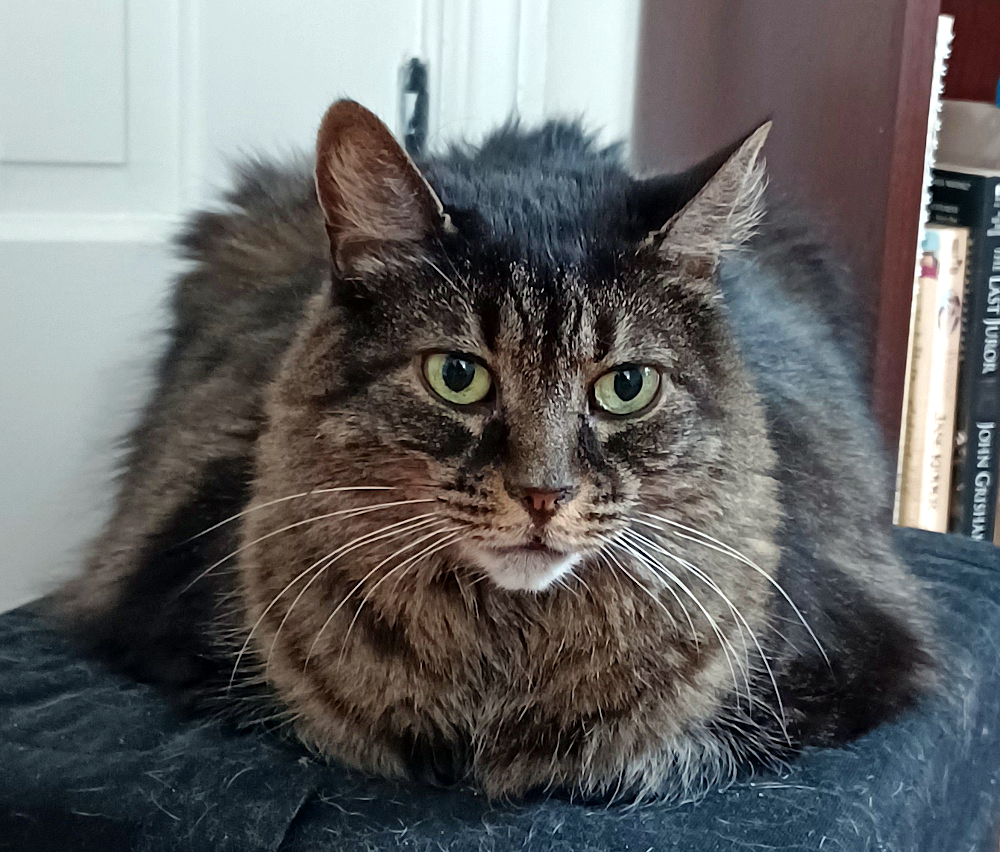
#> input picture data/images/layla.png, 1000 x 852 px, found by its file name
$ python halfedge.py
#> lines starting #> are read from the running program, lines starting #| are printed output that depends on the picture
import numpy as np
from scipy import sparse
from scipy.spatial import Delaunay
import skimage
import matplotlib.pyplot as plt
from matplotlib.patches import Polygon
from numba import njit
import time

NULL_HALF_EDGE = -1
BOUNDARY_HALF_EDGE = -1
BOUNDARY_FACE = -1
N_GHOST_VERTICES = 4


@njit(cache=True)
def color_helper(
    image_dx: np.ndarray,
    centers: np.ndarray,
    vertices: np.ndarray,
    he_face: np.ndarray,
    he_tip: np.ndarray,
    he_pair: np.ndarray,
) -> np.ndarray:
    height = image_dx.shape[0]
    width = image_dx.shape[1] - 1
    colors = np.zeros((vertices.shape[0], 3))
    counts = np.zeros(vertices.shape[0])
    for he in range(len(he_tip)):
        if he_face[he] == -1 or he_face[he_pair[he]] == -1:
            continue
        a, b = centers[he], centers[he_pair[he]]
        sign = 1
        if b[0] < a[0]:
            sign = -1
            a, b = b, a
        i_lo = max(int(np.ceil(a[0] - 0.5)), 0)
        i_hi = min(int(np.ceil(b[0] - 0.5)), height)
        if i_hi <= i_lo:
            continue
        i = np.arange(i_lo, i_hi)
        y = a[1] + (i + 0.5 - a[0]) * (b[1] - a[1]) / (b[0] - a[0])
        js = np.asarray(y + 0.5, dtype=np.int32)  # pixels left of the boundary
        js[js < 0] = 0
        js[js > width] = width
        v = he_tip[he]
        colors[v] += sign * np.sum(image_dx[i, js], axis=0)
        counts[v] += sign * js.sum()
    n_vertices = vertices.shape[0] - N_GHOST_VERTICES
    colors = colors[:n_vertices] / counts[:n_vertices, None]
    return colors


class HalfEdgeMesh:
    def __init__(self, vertices: np.ndarray, tris: np.ndarray) -> None:
        """
        Assume that tris are consistently oriented
        """
        self.vertices = vertices
        self.tris = tris
        n_vertices = vertices.shape[0]
        n_tris = tris.shape[0]
        he_index = np.arange(tris.size).reshape(tris.shape)
        he_face = np.arange(n_tris)[:, None] * np.ones((1, 3), dtype=int)
        self.he_face = he_face.flatten()
        self.he_tip = np.roll(tris, -1, axis=1).flatten()
        self.he_next = np.roll(he_index, -1, axis=1).flatten()
        self.he_prev = np.roll(he_index, 1, axis=1).flatten()
        self.he_pair = self._init_pairs(tris, he_index, n_vertices)

        self.vertex_to_he = NULL_HALF_EDGE * np.ones(n_vertices, dtype=int)
        self.vertex_to_he[tris.flatten()] = he_index.flatten()

        self._init_boundary()

    @staticmethod
    def _init_pairs(
        tris: np.ndarray, he_index: np.ndarray, n_vertices: int
    ) -> np.ndarray:
        n_half_edges = he_index.size
        rows = np.array([], dtype=int)
        cols = np.array([], dtype=int)
        indices = np.array([], dtype=int)
        for i in range(3):
            rows = np.concatenate((rows, tris[:, i]))
            cols = np.concatenate((cols, tris[:, (i + 1) % 3]))
            indices = np.concatenate((indices, he_index[:, i]))
        ## NOTE: Need to 1-index the sparse matrix so half edge 0 doesn't disappear
        he_pair_mat_transpose = sparse.coo_matrix(
            (indices + 1, (rows, cols)), shape=(n_vertices, n_vertices)
        ).T.tocsr()
        he_pair = BOUNDARY_HALF_EDGE * np.ones(n_half_edges, int)
        he_pair[indices] = he_pair_mat_transpose[rows, cols] - 1
        return he_pair

    def _init_boundary(self) -> None:
        interior_boundary_he = np.where(self.he_pair == BOUNDARY_HALF_EDGE)[0]
        n_half_edges = len(self.he_pair)
        n_new_he = len(interior_boundary_he)
        self.he_face = np.concatenate((self.he_face, BOUNDARY_FACE * np.ones(n_new_he)))
        exterior_boundary_he = n_half_edges + np.arange(n_new_he)
        self.he_pair = np.concatenate(
            (self.he_pair, interior_boundary_he)
        )  # exterior pair to interior
        self.he_pair[interior_boundary_he] = (
            exterior_boundary_he  # interior pair to exterior
        )

        x = self.he_tip[interior_boundary_he]
        self.vertex_to_he[x] = exterior_boundary_he
        y = self.he_tip[self.he_prev[interior_boundary_he]]
        self.he_next = np.concatenate((self.he_next, self.vertex_to_he[y]))
        self.he_tip = np.concatenate((self.he_tip, y))
        self.he_prev = np.concatenate((self.he_prev, np.zeros(n_new_he, dtype=int)))
        self.he_prev[self.vertex_to_he[y]] = exterior_boundary_he

    def get_vertex_half_edges(self, index: int) -> list[int]:
        hedges = []
        he_start = self.vertex_to_he[index]
        if he_start == NULL_HALF_EDGE:
            return hedges
        he = he_start
        for _ in range(len(self.he_face)):
            hedges.append(he)
            # he = self.he_next[self.he_pair[he]] # Walks clockwise
            he = self.he_pair[self.he_prev[he]]  # Walks counter-clockwise
            if he == he_start:
                break
        return hedges

    def get_vertex_neighbors(self, index: int) -> list[int]:
        hedges = self.get_vertex_half_edges(index)
        return [self.he_tip[he] for he in hedges]


class DynamicVoronoi(HalfEdgeMesh):
    def __init__(self, image: np.ndarray, vertices: np.ndarray) -> None:
        height, width = image.shape[0], image.shape[1]
        r = 10 * max(height, width)
        cy, cx = height / 2, width / 2
        ghosts = np.array(
            [[cy - r, cx - r], [cy - r, cx + r], [cy + r, cx - r], [cy + r, cx + r]]
        )
        vertices = np.vstack((vertices, ghosts))
        tris = Delaunay(vertices).simplices
        self._make_ccw(vertices, tris)
        super().__init__(vertices, tris)
        self.image = image
        self.image_dx = np.concatenate(
            (
                np.zeros((height, 1, image.shape[2]), image.dtype),
                np.cumsum(image, axis=1),
            ),
            axis=1,
        )

    def plot(self) -> None:
        tic = time.time()
        centers = self.circumcenters_and_radii2()[0]
        print("Elapsed time centers:", time.time() - tic)
        tic = time.time()
        polygons = self.get_voronoi_polygons(centers)
        print("Elapsed time polygons:", time.time() - tic)
        tic = time.time()
        colors = self.get_voronoi_colors(centers)
        print("Elapsed time colors:", time.time() - tic)
        for polygon, color in zip(polygons, colors):
            color = np.clip(color, 0, 1)
            poly = Polygon(
                polygon[:, ::-1],
                closed=True,  # automatically closes the shape
                facecolor=color,  # interior color
                edgecolor=None,  # border colour
                linewidth=0,
                alpha=1,  # transparency (0‑1)
            )
            plt.gca().add_patch(poly)
        plt.xlim([0, self.image.shape[1]])
        plt.ylim([self.image.shape[0], 0])

    def get_voronoi_polygons(self, centers: np.ndarray | None) -> list[np.ndarray]:
        if centers is None:
            centers = self.circumcenters_and_radii2()[0]
        polygons = []
        for i in range(len(self.vertices) - N_GHOST_VERTICES):
            hedges = self.get_vertex_half_edges(i)
            hedges = np.array(hedges, dtype=int)
            polygons.append(centers[hedges])
        return polygons

    def get_voronoi_colors(self, centers: np.ndarray | None) -> np.ndarray:
        if centers is None:
            centers = self.circumcenters_and_radii2()[0]

        return color_helper(
            self.image_dx,
            centers,
            self.vertices,
            self.he_face,
            self.he_tip,
            self.he_pair,
        )

    @staticmethod
    def _make_ccw(vertices: np.ndarray, tris: np.ndarray) -> None:
        a = vertices[tris[:, 0]]
        b = vertices[tris[:, 1]]
        c = vertices[tris[:, 2]]
        ab = np.hstack((b - a, np.zeros((a.shape[0], 1))))
        ac = np.hstack((c - a, np.zeros((c.shape[0], 1))))
        n = np.cross(ab, ac)
        violating = np.where(n[:, -1] < 0)[0]
        if violating.size > 0:
            tris[violating] = tris[violating, ::-1]

    def circumcenters_and_radii2(self):
        """Circumcenters and squared circumradii for triangles."""
        he = np.arange(len(self.he_tip))
        p0 = self.vertices[self.he_tip[he]]
        p1 = self.vertices[self.he_tip[self.he_next[he]]]
        p2 = self.vertices[self.he_tip[self.he_prev[he]]]
        ax, ay = p0[:, 0], p0[:, 1]
        bx, by = p1[:, 0], p1[:, 1]
        cx, cy = p2[:, 0], p2[:, 1]

        d = 2 * (ax * (by - cy) + bx * (cy - ay) + cx * (ay - by))
        ux = (
            (ax**2 + ay**2) * (by - cy)
            + (bx**2 + by**2) * (cy - ay)
            + (cx**2 + cy**2) * (ay - by)
        ) / d
        uy = (
            (ax**2 + ay**2) * (cx - bx)
            + (bx**2 + by**2) * (ax - cx)
            + (cx**2 + cy**2) * (bx - ax)
        ) / d
        centers = np.stack([ux, uy], axis=1)
        r2 = np.sum((centers - p0) ** 2, axis=1)
        return centers, r2


def main() -> None:
    image = skimage.io.imread("layla.png")
#> image is the input picture: shape (852, 1000, 3); mean R, G, B 100.2, 100.7, 100.8
    image = image.astype(np.float32) / 255
    n_sites = 1000
    np.random.seed(0)
    vertices = np.random.rand(n_sites, 2)
    vertices[:, 0] *= image.shape[0]
    vertices[:, 1] *= image.shape[1]
    voronoi = DynamicVoronoi(image, vertices)
#> in __init__, `self.image_dx = np.concatenate( ( np.zeros((height, 1, image.shape[2])..`:
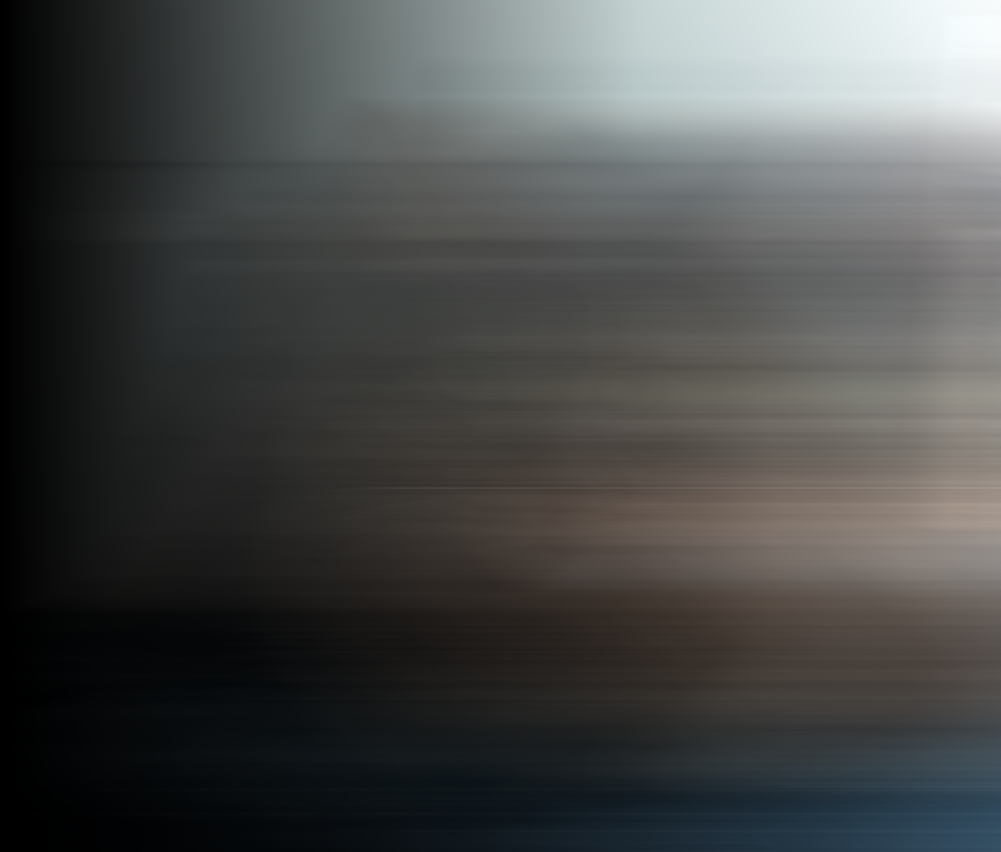
#> self.image_dx: shape (852, 1001, 3) float32; mean R, G, B 204.4, 208.2, 206.1; drawn with min black and max white

    for _ in range(4):
        voronoi.plot()
        plt.show()
#> this loop made 4 passes
#> pass 1, in main, `plt.show()`:
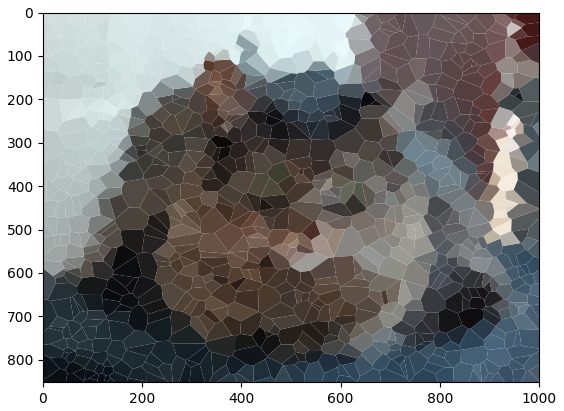
#> figure drawn by matplotlib, 1 panel


if __name__ == "__main__":
    main()

$ run again, with data/images/CeliaTheo.png copied over data/images/layla.png
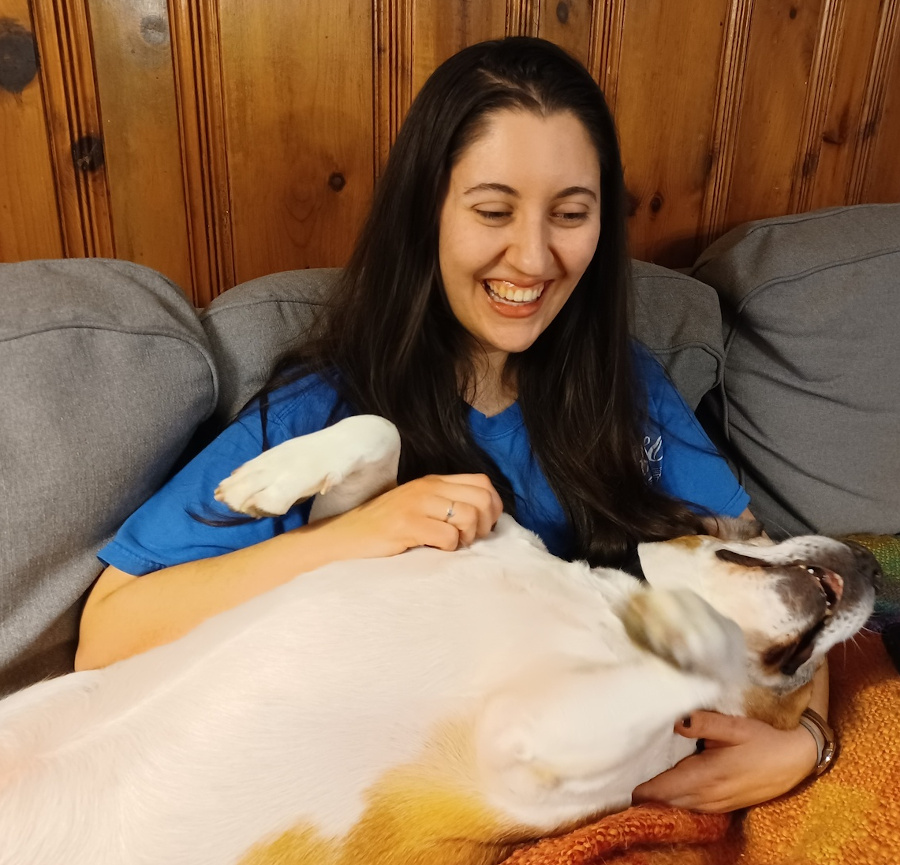
#> input picture data/images/CeliaTheo.png, 900 x 865 px, found by its file name
#> in main, image is the input picture: shape (865, 900, 3); mean R, G, B 140.1, 111, 86.8
#> in __init__, `self.image_dx = np.concatenate( ( np.zeros((height, 1, image.shape[2])..`:
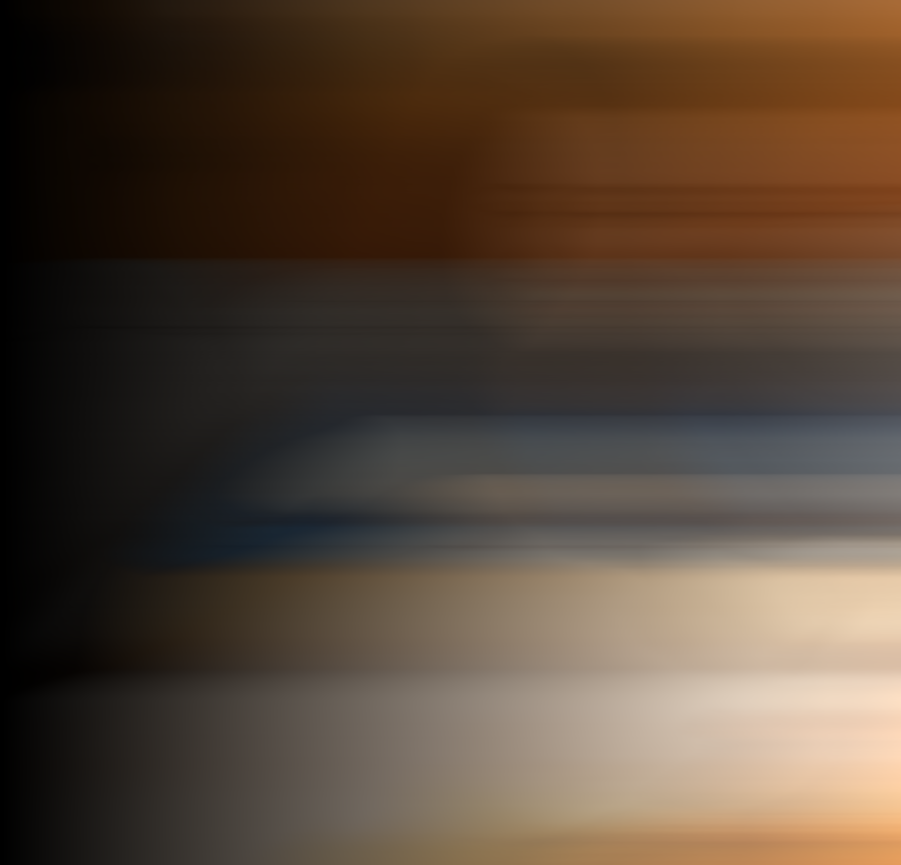
#> self.image_dx: shape (865, 901, 3) float32; mean R, G, B 263.8, 214.7, 171.5; drawn with min black and max white
#> the loop in main, `for _ in range(4):` made 4 passes
#> pass 1, in main, `plt.show()`:
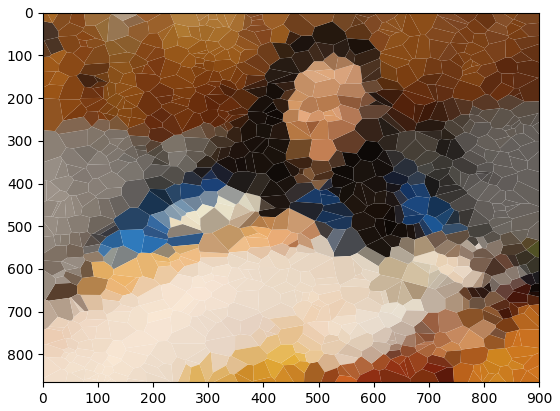
#> figure drawn by matplotlib, 1 panel
